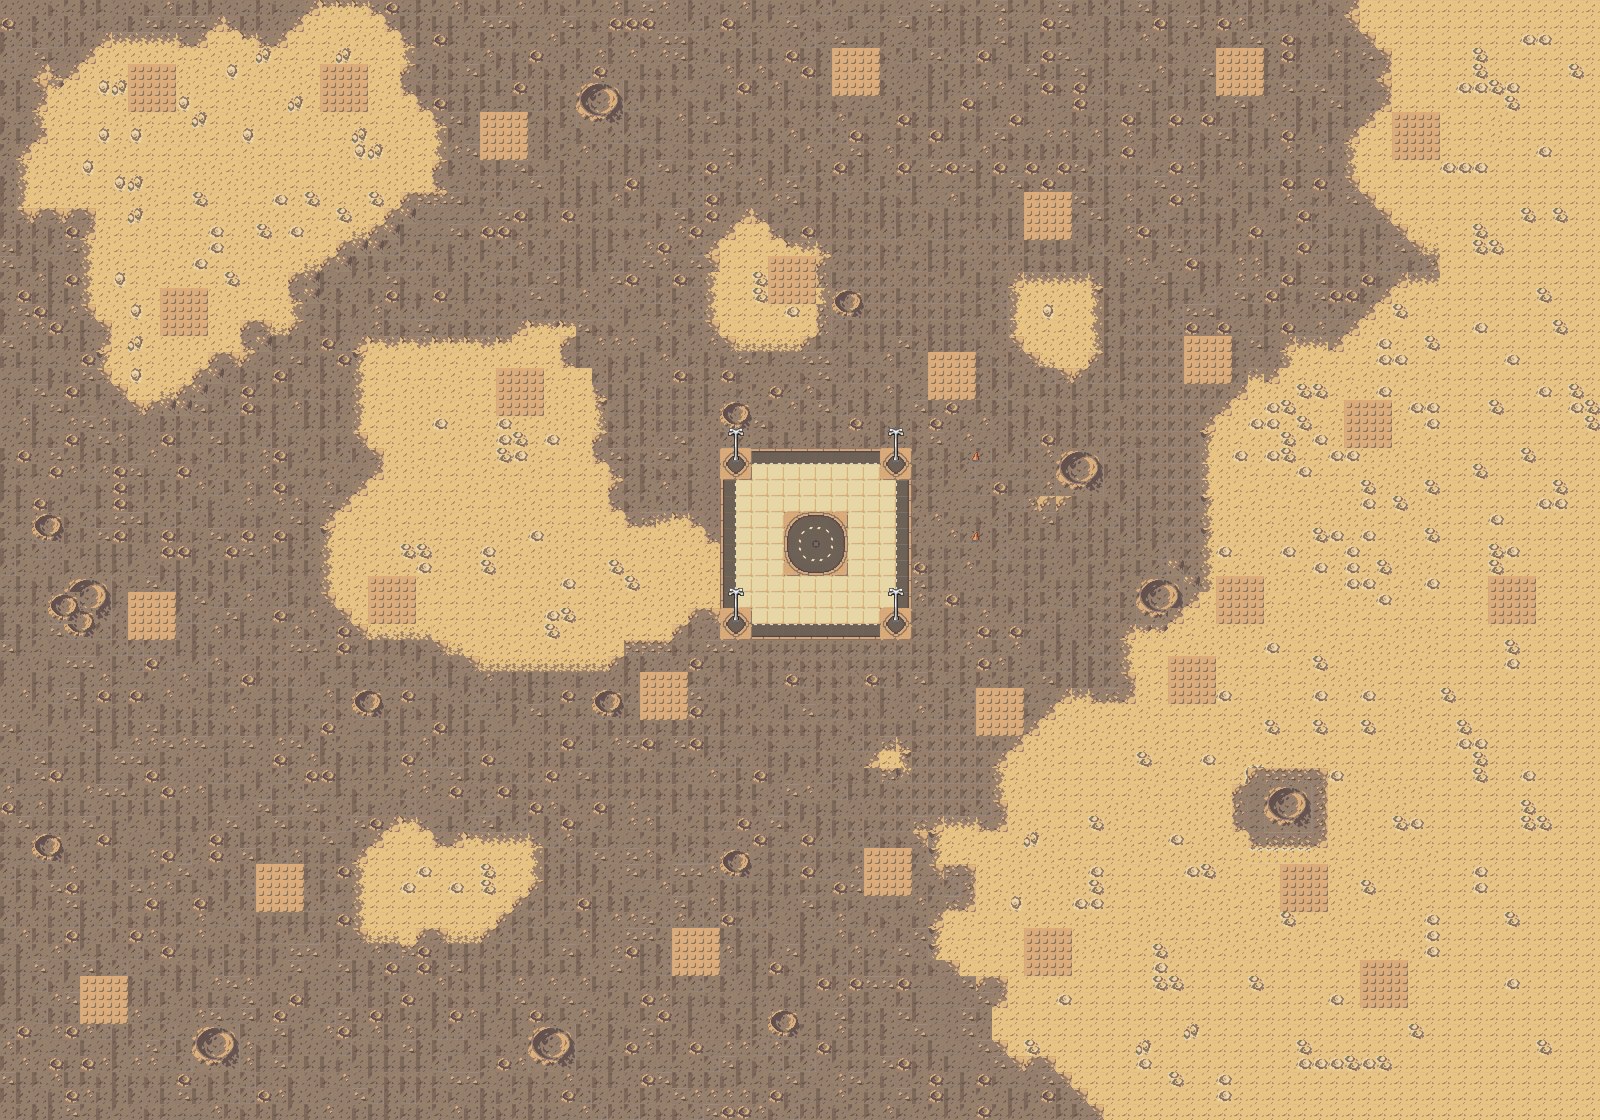

A level layout from a 2D game, rendered from its tile map. Below: a short description, then the map file with tile-grid data replaced by summaries:
An orthogonal 100x70 tile map with 16x16 px tiles, 2 tile layers (Calque de Tuiles 1, Objets et Obstacles), 3 tilesets and 29 objects (27x built_slot, vaisseau_slot).

<map version="1.10" tiledversion="1.12.2-2-geb83ddb9" orientation="orthogonal" renderorder="right-down" width="100" height="70" tilewidth="16" tileheight="16" infinite="0" nextlayerid="5" nextobjectid="36">
 <tileset firstgid="1" source="TilesetJour.tsx" />
 <tileset firstgid="257" source="ObjetEtObstacles.tsx" />
 <tileset firstgid="549" source="ObjetsEtObstaclesJour.tsx" />
 <layer id="1" name="Calque de Tuiles 1" width="100" height="70">
  <data>[7000 cells, 7000 non-empty, 82 distinct tile ids]</data>
 </layer>
 <layer id="4" name="Objets et Obstacles" width="100" height="70">
  <data>[7000 cells, 28 non-empty, 8 distinct tile ids]</data>
 </layer>
 <objectgroup id="2" name="BuildSlots">
  <object id="1" name="slot1" type="built_slot" x="496" y="368" width="47.875" height="48" />
  <object id="2" name="slot2" type="built_slot" x="160.091" y="288.091" width="47.6364" height="48.1818" />
  <object id="3" name="slot3" type="built_slot" x="367.909" y="576.121" width="47.7273" height="47.9091" />
  <object id="4" name="slot6" type="built_slot" x="1216.25" y="576" width="47.5" height="47.875" />
  <object id="5" name="slot5" type="built_slot" x="928.25" y="352.063" width="47.75" height="47.625" />
  <object id="6" name="slot7" type="built_slot" x="1184.18" y="336.212" width="47.25" height="47.375" />
  <object id="7" name="slot4" type="built_slot" x="768" y="256.182" width="48" height="47.8182" />
  <object id="14" name="slot8" type="built_slot" x="256" y="864" width="48" height="48" />
  <object id="16" name="slot9" type="built_slot" x="640" y="672" width="48" height="48" />
  <object id="17" name="slot10" type="built_slot" x="976" y="688" width="48" height="48" />
  <object id="18" x="1185.33" y="545.333" width="2.66667" />
  <object id="19" name="slot20" type="built_slot" x="127.563" y="591.667" width="47.875" height="48" />
  <object id="20" name="slot22" type="built_slot" x="80.0625" y="975.939" width="47.875" height="48" />
  <object id="21" name="slot23" type="built_slot" x="672.002" y="927.939" width="47.875" height="48" />
  <object id="22" name="slot24" type="built_slot" x="863.563" y="848.5" width="47.875" height="48" />
  <object id="23" name="slot25" type="built_slot" x="1023.88" y="928.182" width="47.875" height="48" />
  <object id="24" name="slot21" type="built_slot" x="1168.06" y="655.75" width="47.875" height="48" />
  <object id="25" name="slot26" type="built_slot" x="1279.81" y="864" width="47.875" height="48" />
  <object id="26" name="slot27" type="built_slot" x="1359.56" y="960.5" width="47.875" height="48" />
  <object id="27" name="slot19" type="built_slot" x="1483.94" y="574.125" width="47.875" height="48" />
  <object id="28" name="slot18" type="built_slot" x="1343.81" y="400" width="47.875" height="48" />
  <object id="29" name="slot16" type="built_slot" x="1391.76" y="112" width="47.875" height="48" />
  <object id="30" name="slot15" type="built_slot" x="1216.06" y="47.75" width="47.875" height="48" />
  <object id="31" name="slot17" type="built_slot" x="1024.06" y="192.25" width="47.875" height="48" />
  <object id="32" name="slot14" type="built_slot" x="832.396" y="48.6667" width="47.875" height="48" />
  <object id="33" name="slot13" type="built_slot" x="480.244" y="111.818" width="47.875" height="48" />
  <object id="34" name="slot12" type="built_slot" x="320.021" y="63.9583" width="47.875" height="48" />
  <object id="35" name="slot11" type="built_slot" x="127.938" y="63.875" width="47.875" height="48" />
 </objectgroup>
 <objectgroup id="3" name="VaisseauSlot">
  <object id="11" name="vaisseau" type="vaisseau_slot" x="784" y="512" width="64" height="64" />
 </objectgroup>
</map>
